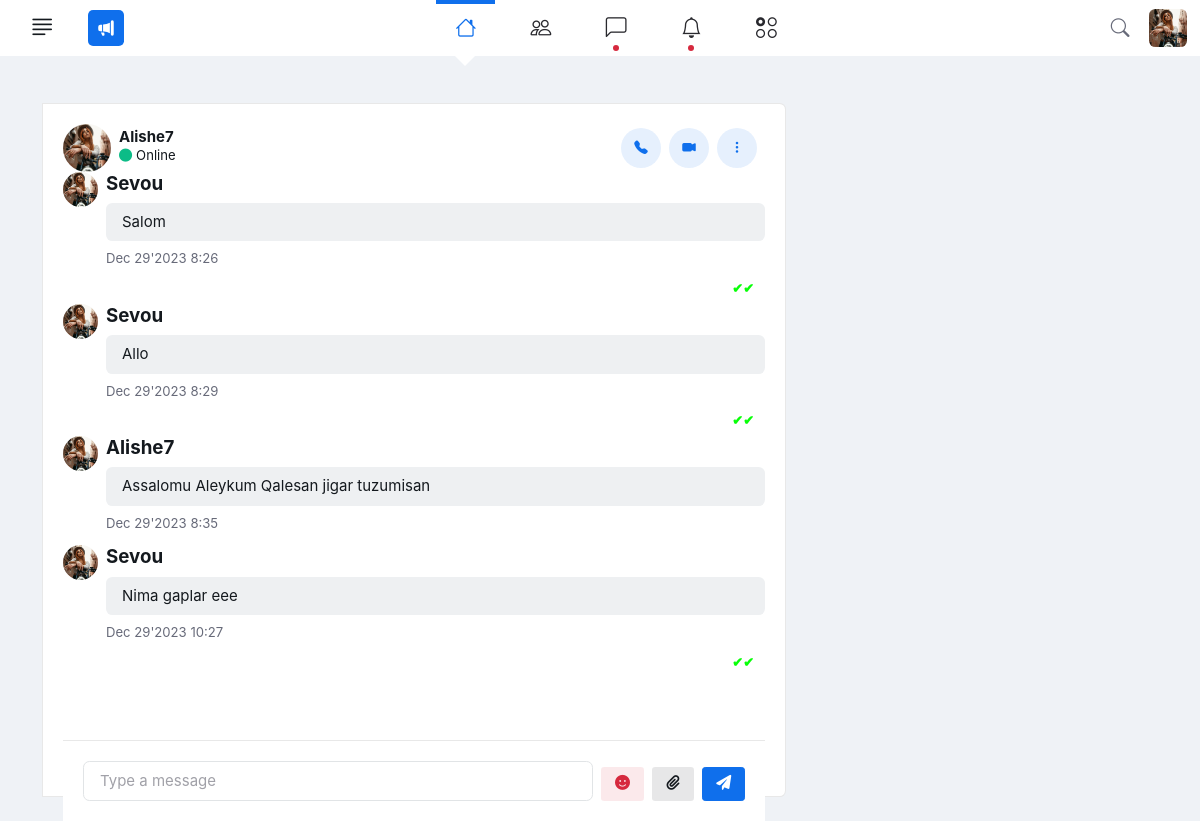
/core/chat/chat_11/ (signed in), run on an earlier commit of the app's database.
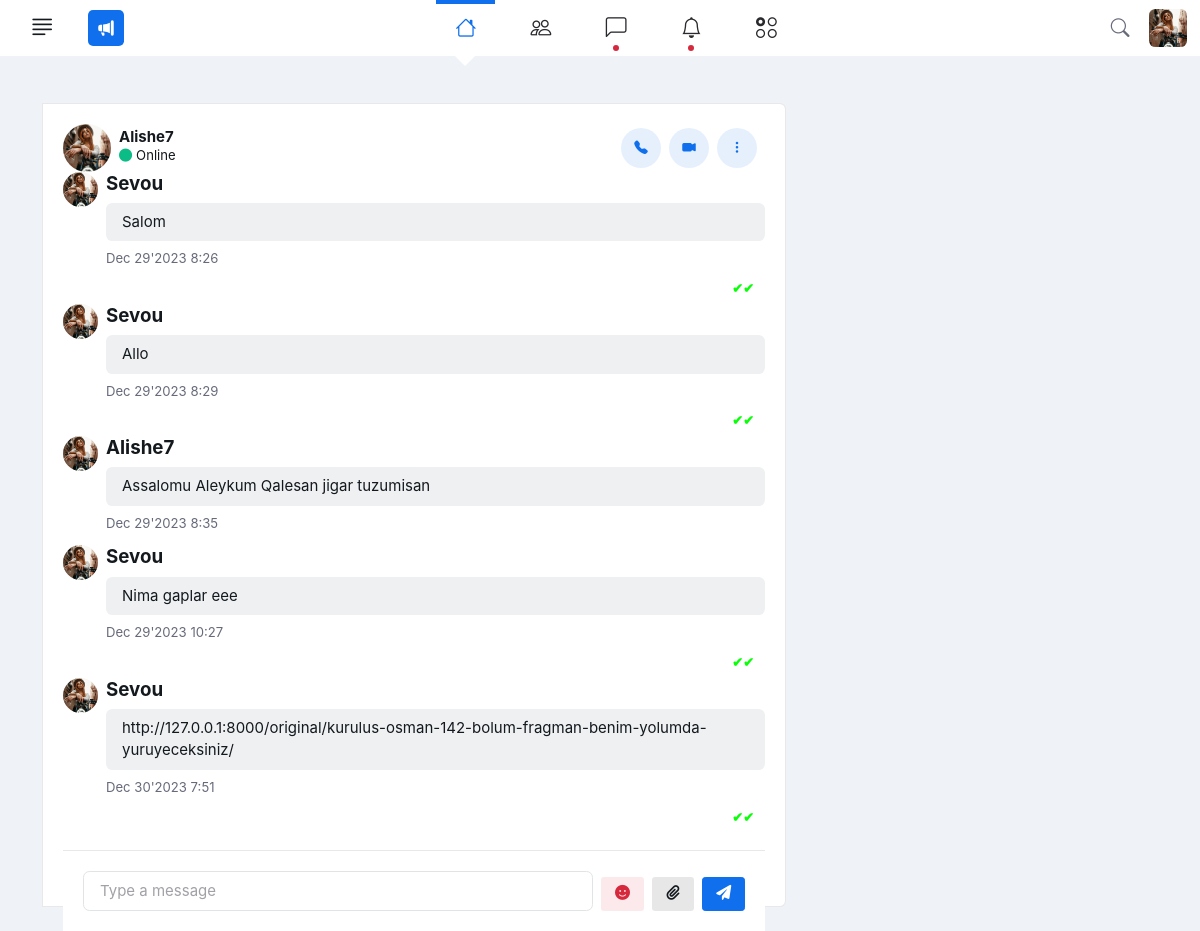
And on a later commit of the database.
### core/models.py (models this page shows, shortened)
class ChatMessage(models.Model):
    id = models.UUIDField(primary_key = True,editable = False)
    chat_session = models.ForeignKey(ChatSession,on_delete=models.CASCADE,related_name='user_messages')
    user = models.ForeignKey(User, verbose_name='message_sender',on_delete=models.CASCADE)
    message_detail = models.JSONField()
    class Meta:
        ordering = ['-message_detail__timestamp']

### account/models.py (models this page shows, shortened)
class Profile(models.Model):
    class Status(models.TextChoices):
        BLOGER = 'Bloger'
        SOFTWARE_ENGINEERING = 'Software engineering'
        GRAPHIC_DESIGNER = 'Graphic designer'
        FOOTBALL_PLAYER = 'Football player'
        MUSICIAN = 'Musician'
        SMM_MANAGER = 'SMM manager'
        MARKETOLOGY = 'Marketology'
    user = models.OneToOneField(settings.AUTH_USER_MODEL, on_delete=models.PROTECT)
    date_of_birth = models.DateField(blank=True, null=True)
    bio = models.TextField()
    photo = models.ImageField(upload_to='users/%Y/%m/%d/', blank=True)
    following = models.ManyToManyField('self', through='Contact', related_name='followers', symmetrical=False, blank=True)
    disable_chat = models.BooleanField(default=False)
    user_type = models.CharField(max_length=100, choices=Status.choices, default=Status.BLOGER)
    saved_posts = models.ManyToManyField(Post, related_name='saved_by', blank=True)
    location = models.CharField(max_length=255, blank=True, null=True)

### core/views.py (the view)
# urls.py: path('chat/<str:room_name>/', start_chat, name='start_chat'),
@login_required
def start_chat(request,room_name):
    current_user = request.user
    try:
        check_user = ChatSession.objects.filter(Q(id = room_name[5:])&(Q(user1 = current_user) | Q(user2 = current_user)))
    except Exception:
        return HttpResponse("Something went wrong!!!")
    if check_user.exists():
        chat_user_pair = check_user.first()
        opposite_user = chat_user_pair.user2 if chat_user_pair.user1.username == current_user.username else chat_user_pair.user1
        fetch_all_message = ChatMessage.objects.filter(chat_session__id = room_name[5:]).order_by('message_detail__timestamp')
        return render(request,'chat/start_chat.html',{'room_name' : room_name,'opposite_user' : opposite_user,'fetch_all_message' : fetch_all_message})
    else:
        return HttpResponse("You have't permission to chatting with this user!!!")

### core/templatetags/convert_date.py (called while the page is built)
@register.filter(expects_localtime=True)
def convert_date(value):
    return datetime.datetime.strptime(value, '%Y-%m-%d %H:%M:%S.%f')

### core/templates/chat/start_chat.html (shortened to what the changed rows need)
{% extends 'base.html' %}
{% load static %}
{% load thumbnail %}
{% load convert_date %}
{% block content %}
<body>
<main>
    <div class="container">
        <div class="row gx-0">
            <div class="col-lg-8 col-xxl-9">
                <div class="card card-chat rounded-start-lg-0 border-start-lg-0">
                    <div class="card-body h-100">
                        <div class="tab-content py-0 mb-0 h-100" id="chatTabsContent">
                            <div class="fade tab-pane show active h-100" id="chat-1" role="tabpanel" aria-labelledby="chat-1-tab">
                                <div id="chat-log" class="scroll chat-conversation-content custom-scrollbar">
                                    {% for msg in fetch_all_message %}
                                    <div class="chat_box d-flex mb-1" id="{{msg.id}}">
                                        <div class="flex-shrink-0 avatar avatar-xs me-2">
                                            <img class="avatar-img rounded-circle" src="{% if user.profile.photo %}{% thumbnail user.profile.photo 180x180 %}{% else %}../static/profile.gif{% endif %}" alt="">
                                        </div>
                                        <div class="flex-grow-1">
                                            <div class="w-100">
                                                <h5>{{msg.user.username}}</h5>
                                                <div class="bg-light text-secondary p-2 px-3 rounded-2 w-100">{{msg.message_detail.msg}}</div>
                                                <div class="small my-2">{{msg.message_detail.timestamp | convert_date | date:"M d'Y f"}}</div>
                                                {% if msg.user == request.user  %}
                                                    <small id = "as_read" style="padding-left: 95%;{% if msg.message_detail.read %}color: rgb(8, 255, 8);{% else %}color: #bbb8b8 {% endif %}font-weight: bold;">✔✔</small>
                                                {% endif %}
                                            </div>
                                        </div>
                                    </div>
                                    {% endfor %}
                                </div>
                            </div>
                        </div>
                    </div>
                </div>
            </div>
        </div>
    </div>
</main>
</body>
{% endblock %}

What changed in the data, as far as the page shows it:
added ChatMessage: photo (picture), user.username "Sevou", message_detail.msg "http://127.0.0.1:8000/original/kurulus-osman-142-bolum-fragman-benim-yolumda-yuruyeceksiniz/", message_detail.timestamp|convert_date "Dec 30'2023 7:51"
